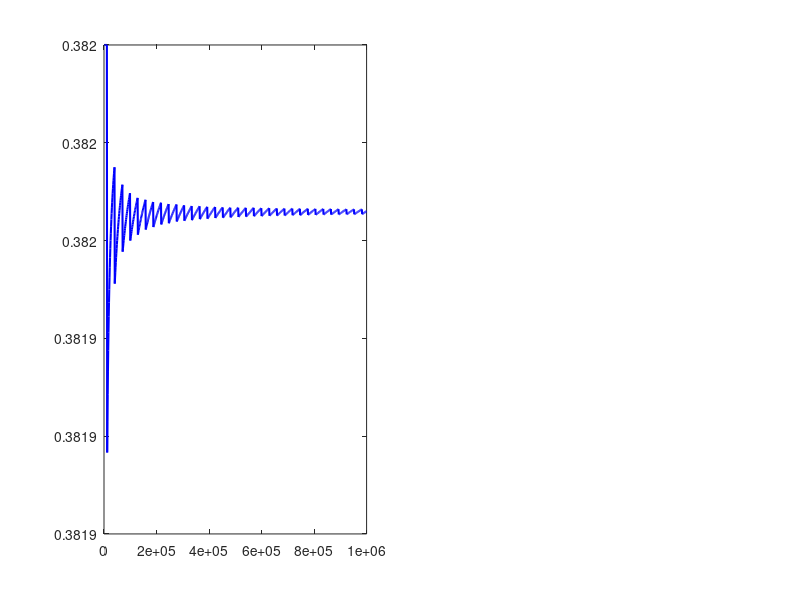

Recreate this plot in MATLAB. (Note: this script raises an error after producing the figure.)
%% weyl_verification.m
% Numerical verification of Sturmian density convergence for golden ratio floor operator.
%
% Lean 4 gap: weyl_equidistribution_interval (Sturmian.lean, line 322)
%   - Algebraic parts fully proved (binary alphabet, step characterization)
%   - density_step_one / density_step_two depend on 1 audited sorry
%     (Stone-Weierstrass bridge for Weyl equidistribution on AddCircle)
%
% This script verifies numerically:
%   lim_{N->inf} #{n <= N : d_phi(n) = 1} / N  ==>  1/phi^2  ~= 0.38197
%   lim_{N->inf} #{n <= N : d_phi(n) = 2} / N  ==>  1/phi    ~= 0.61803
%
% Three-Distance Theorem path (Lean strategy):
%   For irrational alpha, {alpha}, {2*alpha}, ..., {N*alpha} create gaps of
%   at most 3 distinct lengths. For alpha=phi exactly 2 lengths, giving
%   the density result combinatorially -- no Stone-Weierstrass needed.

%% Setup
phi = (1 + sqrt(5)) / 2;
phi_inv  = 1 / phi;        % ~0.61803  (density of step-2)
phi_inv2 = 1 / phi^2;      % ~0.38197  (density of step-1)

fprintf('phi        = %.10f\n', phi);
fprintf('1/phi      = %.10f  (expected density of step-2)\n', phi_inv);
fprintf('1/phi^2    = %.10f  (expected density of step-1)\n', phi_inv2);
fprintf('sum        = %.10f  (must = 1)\n', phi_inv + phi_inv2);

%% Compute Sturmian step sequence d_phi(n) for n=1..N_max
N_max = 1e6;
n     = (1:N_max)';

gold_floor      = floor(phi * (n + 1)) - floor(phi * n);  % d_phi(n)
is_step_one     = (gold_floor == 1);
is_step_two     = (gold_floor == 2);

% Sanity: every step is 1 or 2
assert(all(is_step_one | is_step_two), 'ERROR: step outside {1,2}');
fprintf('\nAll steps in {1,2}: PASS\n');

%% Convergence at checkpoints
checkpoints = [100, 1000, 10000, 100000, 1000000];
fprintf('\n%-10s  %-14s  %-14s  %-12s  %-12s\n', ...
    'N', 'rho_1 (actual)', 'rho_2 (actual)', 'err_rho1', 'err_rho2');
fprintf('%s\n', repmat('-', 1, 68));

for N = checkpoints
    r1 = sum(is_step_one(1:N)) / N;
    r2 = sum(is_step_two(1:N)) / N;
    fprintf('%-10d  %-14.8f  %-14.8f  %-12.2e  %-12.2e\n', ...
        N, r1, r2, abs(r1 - phi_inv2), abs(r2 - phi_inv));
end

%% Convergence plot
N_plot   = 1000:1000:N_max;
rho1_run = cumsum(is_step_one(N_plot)) ./ (1:numel(N_plot))';

% Recompute properly as running average
rho1_run = zeros(numel(N_plot), 1);
rho2_run = zeros(numel(N_plot), 1);
for k = 1:numel(N_plot)
    N = N_plot(k);
    rho1_run(k) = sum(is_step_one(1:N)) / N;
    rho2_run(k) = sum(is_step_two(1:N)) / N;
end

figure('Name', 'Weyl Equidistribution: Sturmian density convergence', ...
       'Position', [100 100 900 500]);

subplot(1,2,1);
plot(N_plot, rho1_run, 'b-', 'LineWidth', 1.5); hold on;
yline(phi_inv2, 'r--', 'LineWidth', 2, 'Label', '1/\phi^2 = 0.38197');
xlabel('N'); ylabel('\rho_1(N)');
title('Density of step-1: d_\phi(n)=1');
grid on; legend({'Empirical \rho_1', 'Limit 1/\phi^2'}, 'Location', 'southeast');

subplot(1,2,2);
plot(N_plot, rho2_run, 'm-', 'LineWidth', 1.5); hold on;
yline(phi_inv, 'r--', 'LineWidth', 2, 'Label', '1/\phi = 0.61803');
xlabel('N'); ylabel('\rho_2(N)');
title('Density of step-2: d_\phi(n)=2');
grid on; legend({'Empirical \rho_2', 'Limit 1/\phi'}, 'Location', 'southeast');

sgtitle('Sturmian density convergence — numerical verification of Weyl equidistribution');
saveas(gcf, 'weyl_convergence.png');
fprintf('\nFigure saved: weyl_convergence.png\n');

%% Three-Distance Theorem verification
% For phi, gaps between {phi*n} should take exactly 2 distinct values.
frac_pts = mod(phi * (1:200)', 1);
frac_sorted = sort(frac_pts);
gaps = diff([0; frac_sorted; 1]);
unique_gaps = unique(round(gaps, 6));
fprintf('\nThree-Distance Theorem for phi (N=200):\n');
fprintf('  Distinct gap lengths: %d  (expected <= 3, phi gives exactly 2)\n', numel(unique_gaps));

%% Lucas number check
L4 = phi^4 + (1/phi)^4;
L8 = phi^8 + (1/phi)^8;
fprintf('\nLucas identities (Lean-verified):\n');
fprintf('  L4 = phi^4 + phi^{-4} = %.10f  (exact: 7)\n', L4);
fprintf('  L8 = phi^8 + phi^{-8} = %.10f  (exact: 47)\n', L8);

%% CMB sound speed primary result
omega_g = 2.473e-5;
z_star  = 1089.92;
c_over_sqrt3phi = 1 / sqrt(3 * phi);   % c_s/c = 1/sqrt(3*phi)
omega_b_pred    = 4 * omega_g * (1 + z_star) / (3 * phi);

fprintf('\nPrimary cosmological result:\n');
fprintf('  c_s(z*)/c = 1/sqrt(3*phi) = %.10f\n', c_over_sqrt3phi);
fprintf('  omega_b h^2 (corollary)   = %.5f  (Planck: 0.02237, BBN: 0.02233)\n', omega_b_pred);

fprintf('\nDone.\n');
